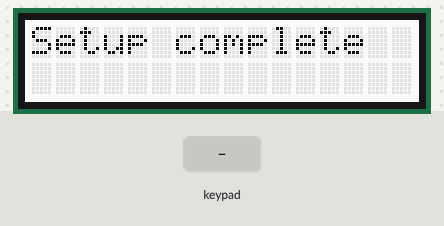
The sketch below on a simulated Arduino Uno, built with avr-gcc and run on an emulated ATmega328P. Parts: 16×2 character LCD. The test bench sets the inputs (shaded band). Storage starts empty; what the sketch prints to the serial monitor is not drawn.

Above: at 0.2 s.
3.4 s: key 'L' pressed
At 4.8 s:
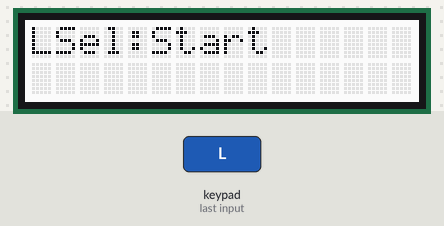
5.1 s: key 'R' pressed
At 6.3 s:
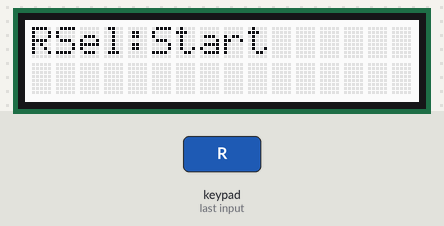
6.6 s: key 'S' pressed
At 7.5 s:
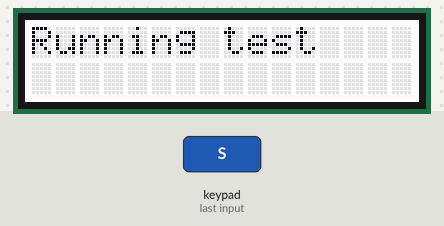
9.6 s: key 'L' pressed
At 9.7 s:
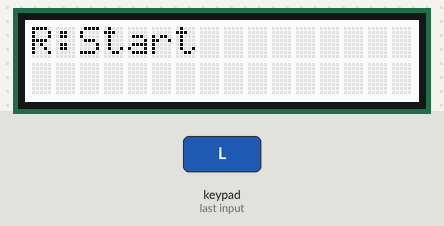
Timing chart, 0 to 12.3 s (numbered marks = the images above; inputs shaded):
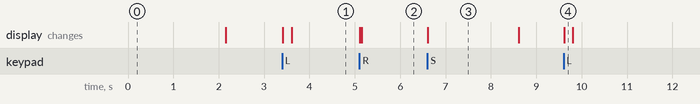

Measured:
- after the input at 3.4 s, the display: first changes at once (image 1 shows a later state)
- after the input at 5.1 s, the display: first changes at once (image 2 shows a later state)
- after the input at 6.6 s, the display: changes at once (image 3)
- after the input at 9.6 s, the display: changes at once (image 4)
- what the display in image 3 shows lasts 2.0 s, from 6.6 s to 8.6 s

The sketch:

Linear_Actuator_Starting_Code.ino
```cpp
/*
  This is the first version of the code I'll be using for the linear actuator clutch tester project

  Goals:
  Log data into an SD card
  Use the buttons on the LCD display as well as the display
  Export CSV files to said SD card
  Control thee two seperate motors for the linear actuator, and potentially detect the travel distance of the actuator

*/
  #include <SPI.h>
  #include <SD.h >  // These two are for the SD card

  File myFile;

  #include <Wire.h>
  #include <Adafruit_RGBLCDShield.h>
  #include <utility/Adafruit_MCP23017.h>

  Adafruit_RGBLCDShield lcd = Adafruit_RGBLCDShield();// This should connect to analog 4&5 and prevent you from reading from those.

  #define RED 0x1
  #define YELLOW 0x3
  #define GREEN 0x2
  #define TEAL 0x6
  #define BLUE 0x4
  #define VIOLET 0x5
  #define WHITE 0x7

  //define act_c_pin  //Whichever wire we connect the closing motor signal to (although likely a relay will be needed)
  //define act_o_pin  //act open pin


  uint16_t tests=0;// if on right screen up by 100 start on 100. left=1 go up by 5
  uint8_t screen=2;// Use left and right as iterator for screen if not running
  uint8_t g_last_button=1;//I'll use this to check inputs with select
  uint8_t g_button_before_last=1;
  uint8_t pressure;

void setup() {
  // Activate serial and SD card, potentially find actuator or open entirely
  Serial.begin(9600);
  while(!Serial){
      ;
  }//endwhile
  lcd.begin(16, 2);
  lcd.setBacklight(WHITE);

  Serial.print("Initializing SD Card...");
  lcd.print("Initializing SD ");// This is the most you'll want to print to the LCD at a time

  if (!SD.begin(9)) {
    Serial.println("Initialization failed!");
    lcd.clear();
    lcd.print("Initialization failed");
    lcd.setBacklight(RED);
    while (1);
  }//endif
  Serial.println ("Initialization done.");

  myFile = SD.open ("test.txt", FILE_WRITE);//Open the file. Note that you can only open one file at a time. You must close this one before opening the next.


  if(myFile){//if the file has opened correctly
    Serial.println("Writing to test.txt...");
    myFile.println("testing 1, 2, 3.");         // This writes into the actual file
    myFile.close();
    Serial.println("Done writing to file.");
  }//endif.

  else{
    Serial.println("Error opening test.txt");
  }//endelse

  myFile = SD.open("test.txt");

  if(myFile){
      Serial.println("test.txt:");

      while (myFile.available()){
        Serial.write(myFile.read());          // Read out the file
      }//endwhile more left in file to read

      myFile.close();
  }//end if file opens correctly
  else{
    Serial.println("Error opening test.txt");
    lcd.setBacklight(RED);
  }//endelse file failed to open.

  lcd.clear();
  lcd.print("Setup complete ");
  delay(2000);
  lcd.clear();

}//end void setup()


void runTest(){
// Display running menu. Select to pause. Right to run after select. Select again to stop. (menu)
  lcd.setCursor(0,0);
  lcd.print("Running test");
  delay(2000);
  lcd.clear();

}//endrunTest()


// Can also pass screen in
void displayLCD(){
//if on left screen count is 1.
//if on right count is 100;
lcd.clear();
lcd.setCursor(0, 0);

  if(screen==0){
    //Left start screen
    lcd.print("LSel:Start " + tests);
    Serial.print("tests ");
    Serial.println(tests);
  }//endif

  if(screen==1){
    //left count /disp
    lcd.print("L:Start " + tests);
    Serial.print("tests ");
    Serial.println(tests);
  }//endif

  if(screen==2){
    //Main menu
    lcd.print("L:Some R:Many");

  }//endif

  if(screen==3){
    //right count / disp
     lcd.print("R:Start "+ tests);
     Serial.print("tests ");
     Serial.println(tests);
  }//endif

  if(screen==4){
    //right start screen
    lcd.print("RSel:Start " + tests);
    Serial.print("tests ");
    Serial.println(tests);
  }//endif


}//end displayLCD(screen#)


void loop() {
  // put your main code here, to run repeatedly:
  //lcd.setCursor(0, 1);

   uint8_t buttons = lcd.readButtons();


  if (buttons) {

    if (buttons & BUTTON_UP) {

      if((screen== 1)||(screen==0)){// This is left menu
        tests=tests+5;
      }//endif screen
      if((screen== 3)||(screen==4)){// This is right menu
        tests=tests+100;
      }//endif screen


      g_button_before_last= g_last_button;
      g_last_button=1;
    }// END IF UP PRESSED


    if (buttons & BUTTON_DOWN) {

      if((screen== 1)||(screen==0)){
        if(tests > 5){
          tests=tests-5;
        }//endnestedif
      }//endif screen

      if((screen== 3)||(screen==0)){
        if(tests > 100){
          tests=tests-100;
        }//endnestedif
      }//endif screen


      g_button_before_last= g_last_button;
      g_last_button=2;
    }// END IF DOWN PRESSED


    if (buttons & BUTTON_LEFT) {
      if(screen > 0){
        screen--;
      }//endif

      displayLCD();

      g_button_before_last= g_last_button;
      g_last_button=3;
    }// END IF LEFT PRESSED


    if (buttons & BUTTON_RIGHT) {
      if(screen < 4){
      screen++;
      displayLCD();
      }//endif

      g_button_before_last= g_last_button;
      g_last_button=4;
    }// END IF RIGHT PRESSED

    if (buttons & BUTTON_SELECT) {

      if((screen==4)||(screen==0)){
        runTest();
      }//endif

    }// END IF SELECT PRESSED
  }//end if buttons

  if (screen > 4){
    screen=4;
  }

  if (screen < 0){
    screen=0;
  }


}//end void loop()
```
